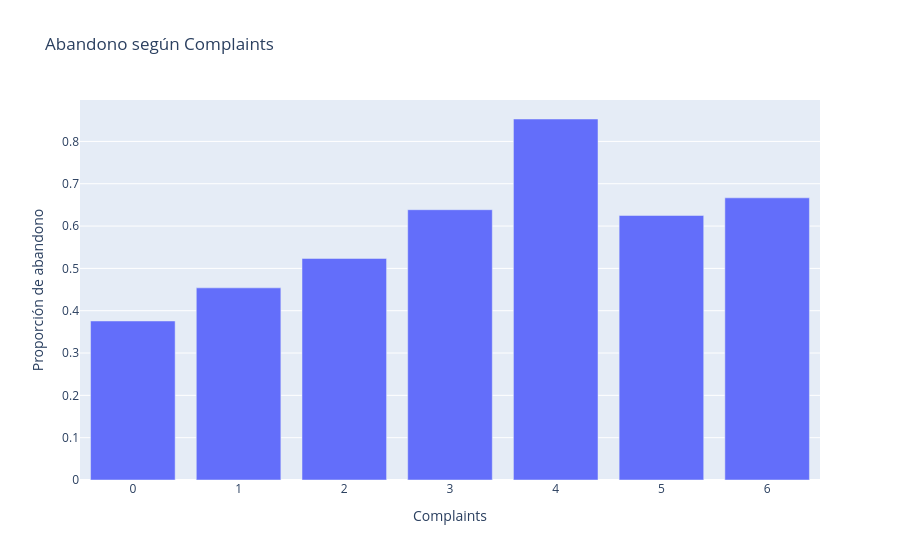

Notebook code cell kept with this figure:
### Markdown cell above
## Abandono según Complaints
**Pregunta:** ¿la proporción de abandono cambia entre los grupos? Calculamos tamaño y tasa; no confundimos número de abandonos con riesgo relativo del grupo.

### Code cell
# dropna=False conserva a quienes no tienen información en esta variable.
summary = df.groupby('Complaints', dropna=False).abandono.agg(['size', 'mean']).reset_index()
summary = summary.rename(columns={'size':'clientes', 'mean':'tasa'})
display(summary)
px.bar(summary, x='Complaints', y='tasa', hover_data=['clientes'], title='Abandono según Complaints', labels={'tasa':'Proporción de abandono'}).show()

### Figure 1 — Plotly figure (JSON) as saved in the notebook; plotly's stock layout.template omitted (floating-point values rounded to 4 significant figures)
{"data": [{"customdata": [[6130], [2815], [808], [202], [34], [8], [3]], "hovertemplate": "Complaints=%{x}<br>Proporción de abandono=%{y}<br>clientes=%{customdata[0]}<extra></extra>", "legendgroup": "", "marker": {"color": "#636efa", "pattern": {"shape": ""}}, "name": "", "orientation": "v", "showlegend": false, "textposition": "auto", "type": "bar", "x": [0, 1, 2, 3, 4, 5, 6], "xaxis": "x", "y": [0.3757, 0.454, 0.5235, 0.6386, 0.8529, 0.625, 0.6667], "yaxis": "y"}], "layout": {"barmode": "relative", "legend": {"tracegroupgap": 0}, "title": {"text": "Abandono según Complaints"}, "xaxis": {"anchor": "y", "domain": [0.0, 1.0], "title": {"text": "Complaints"}}, "yaxis": {"anchor": "x", "domain": [0.0, 1.0], "title": {"text": "Proporción de abandono"}}}}
